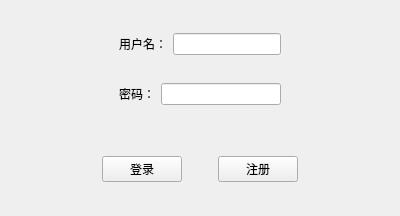
<?xml version="1.0" encoding="UTF-8"?>
<ui version="4.0">
 <class>Widget</class>
 <widget class="QWidget" name="Widget">
  <property name="geometry">
   <rect>
    <x>0</x>
    <y>0</y>
    <width>400</width>
    <height>216</height>
   </rect>
  </property>
  <property name="minimumSize">
   <size>
    <width>400</width>
    <height>205</height>
   </size>
  </property>
  <property name="maximumSize">
   <size>
    <width>400</width>
    <height>216</height>
   </size>
  </property>
  <property name="windowTitle">
   <string>Widget</string>
  </property>
  <layout class="QVBoxLayout" name="verticalLayout_6">
   <item>
    <widget class="QWidget" name="widget_5" native="true">
     <layout class="QGridLayout" name="gridLayout">
      <item row="0" column="1">
       <widget class="QWidget" name="widget" native="true">
        <layout class="QHBoxLayout" name="horizontalLayout_5">
         <item>
          <widget class="QLabel" name="label">
           <property name="text">
            <string>用户名：</string>
           </property>
          </widget>
         </item>
         <item>
          <widget class="QLineEdit" name="lineEdit"/>
         </item>
        </layout>
       </widget>
      </item>
      <item row="1" column="1">
       <widget class="QWidget" name="widget_2" native="true">
        <layout class="QHBoxLayout" name="horizontalLayout_6">
         <item>
          <widget class="QLabel" name="label_2">
           <property name="text">
            <string>密码：</string>
           </property>
          </widget>
         </item>
         <item>
          <widget class="QLineEdit" name="lineEdit_2">
           <property name="echoMode">
            <enum>QLineEdit::Password</enum>
           </property>
          </widget>
         </item>
        </layout>
        <zorder>lineEdit_2</zorder>
        <zorder>label_2</zorder>
        <zorder>lineEdit_2</zorder>
        <zorder>label_2</zorder>
       </widget>
      </item>
      <item row="1" column="0">
       <spacer name="horizontalSpacer_3">
        <property name="orientation">
         <enum>Qt::Horizontal</enum>
        </property>
        <property name="sizeHint" stdset="0">
         <size>
          <width>40</width>
          <height>20</height>
         </size>
        </property>
       </spacer>
      </item>
      <item row="1" column="2">
       <spacer name="horizontalSpacer_4">
        <property name="orientation">
         <enum>Qt::Horizontal</enum>
        </property>
        <property name="sizeHint" stdset="0">
         <size>
          <width>40</width>
          <height>20</height>
         </size>
        </property>
       </spacer>
      </item>
     </layout>
     <zorder>widget</zorder>
     <zorder>widget</zorder>
     <zorder>widget_2</zorder>
     <zorder>horizontalSpacer_3</zorder>
     <zorder>horizontalSpacer_4</zorder>
    </widget>
   </item>
   <item>
    <widget class="QWidget" name="widget_4" native="true">
     <layout class="QVBoxLayout" name="verticalLayout_5">
      <item>
       <widget class="QWidget" name="widget_3" native="true">
        <layout class="QHBoxLayout" name="horizontalLayout_7">
         <item>
          <spacer name="horizontalSpacer">
           <property name="orientation">
            <enum>Qt::Horizontal</enum>
           </property>
           <property name="sizeHint" stdset="0">
            <size>
             <width>40</width>
             <height>20</height>
            </size>
           </property>
          </spacer>
         </item>
         <item>
          <widget class="QPushButton" name="pushButton">
           <property name="text">
            <string>登录</string>
           </property>
          </widget>
         </item>
         <item>
          <spacer name="horizontalSpacer_7">
           <property name="orientation">
            <enum>Qt::Horizontal</enum>
           </property>
           <property name="sizeType">
            <enum>QSizePolicy::Fixed</enum>
           </property>
           <property name="sizeHint" stdset="0">
            <size>
             <width>30</width>
             <height>20</height>
            </size>
           </property>
          </spacer>
         </item>
         <item>
          <widget class="QPushButton" name="pushButton_2">
           <property name="text">
            <string>注册</string>
           </property>
          </widget>
         </item>
         <item>
          <spacer name="horizontalSpacer_2">
           <property name="orientation">
            <enum>Qt::Horizontal</enum>
           </property>
           <property name="sizeHint" stdset="0">
            <size>
             <width>40</width>
             <height>20</height>
            </size>
           </property>
          </spacer>
         </item>
        </layout>
       </widget>
      </item>
     </layout>
    </widget>
   </item>
  </layout>
  <zorder>label</zorder>
  <zorder>widget_4</zorder>
  <zorder>widget_5</zorder>
 </widget>
 <layoutdefault spacing="6" margin="11"/>
 <resources/>
 <connections/>
</ui>
